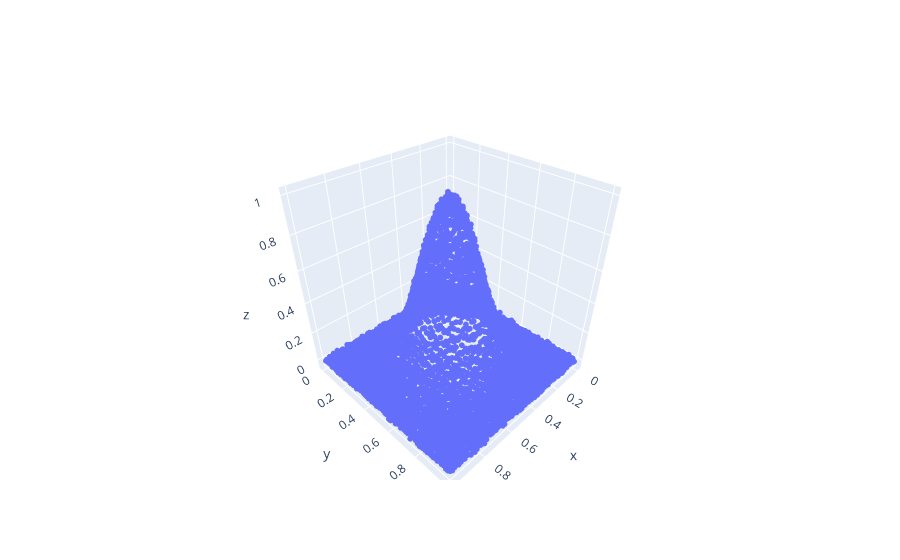

Notebook source saved alongside this figure:
### Code cell
fig = go.Figure()
fig.add_trace(go.Scatter3d(x=X[:,0], y=X[:,1], z=y, mode="markers", marker_size=2))      
fig.show()

### Figure 1 — Plotly figure (JSON) as saved in the notebook; plotly's stock layout.template omitted (floating-point values rounded to 4 significant figures; data arrays with more than 128 entries replaced by an {"elided": "..."} marker saying what was removed)
{"data": [{"marker": {"size": 2}, "mode": "markers", "type": "scatter3d", "x": {"elided": "5625 float values"}, "y": {"elided": "5625 float values"}, "z": {"elided": "5625 float values"}}], "layout": {"autosize": true, "scene": {"aspectmode": "auto", "aspectratio": {"x": 0.9881, "y": 0.9881, "z": 1.024}, "camera": {"center": {"x": 0, "y": 0, "z": 0}, "eye": {"x": 1.25, "y": 1.25, "z": 1.25}, "projection": {"type": "perspective"}, "up": {"x": 0, "y": 0, "z": 1}}}}}
